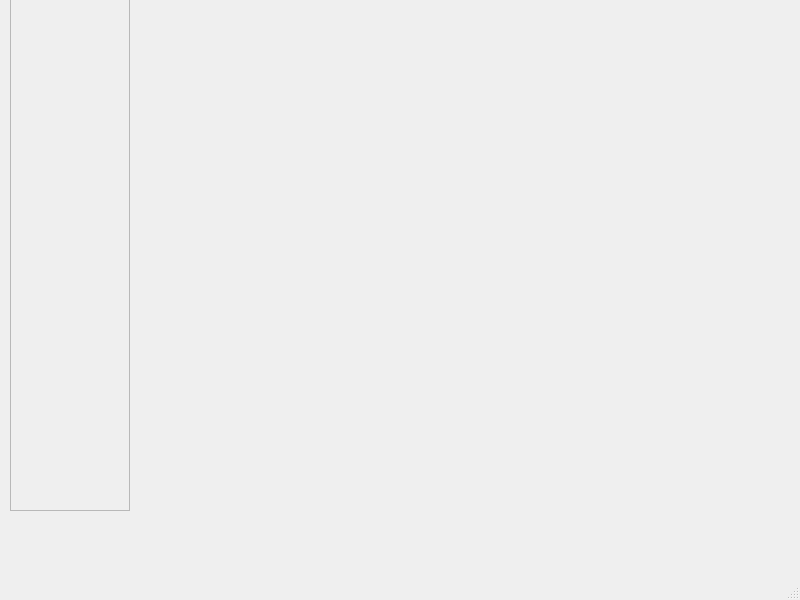
<?xml version="1.0" encoding="UTF-8"?>
<ui version="4.0">
 <class>MainWindow</class>
 <widget class="QMainWindow" name="MainWindow">
  <property name="geometry">
   <rect>
    <x>0</x>
    <y>0</y>
    <width>800</width>
    <height>600</height>
   </rect>
  </property>
  <property name="windowTitle">
   <string>MainWindow</string>
  </property>
  <widget class="QWidget" name="centralwidget">
   <widget class="QScrollArea" name="scrollArea">
    <property name="geometry">
     <rect>
      <x>10</x>
      <y>-20</y>
      <width>120</width>
      <height>531</height>
     </rect>
    </property>
    <property name="widgetResizable">
     <bool>true</bool>
    </property>
    <widget class="QWidget" name="scrollAreaWidgetContents">
     <property name="geometry">
      <rect>
       <x>0</x>
       <y>0</y>
       <width>118</width>
       <height>529</height>
      </rect>
     </property>
    </widget>
   </widget>
  </widget>
  <widget class="QMenuBar" name="menubar">
   <property name="geometry">
    <rect>
     <x>0</x>
     <y>0</y>
     <width>800</width>
     <height>43</height>
    </rect>
   </property>
  </widget>
  <widget class="QStatusBar" name="statusbar"/>
 </widget>
 <resources/>
 <connections/>
</ui>
